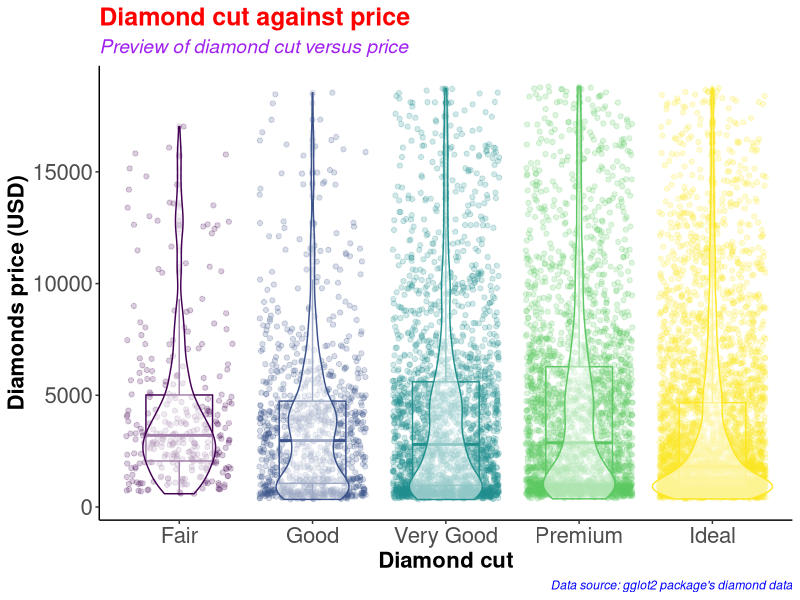
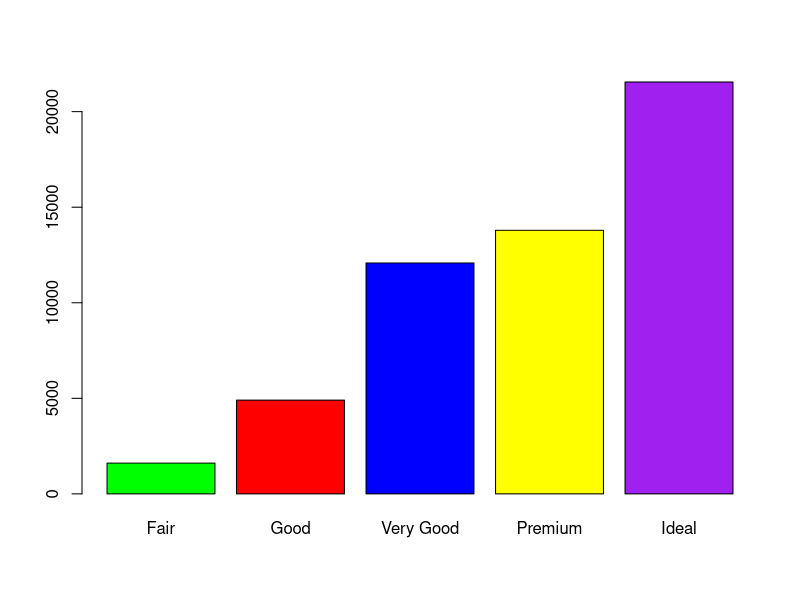
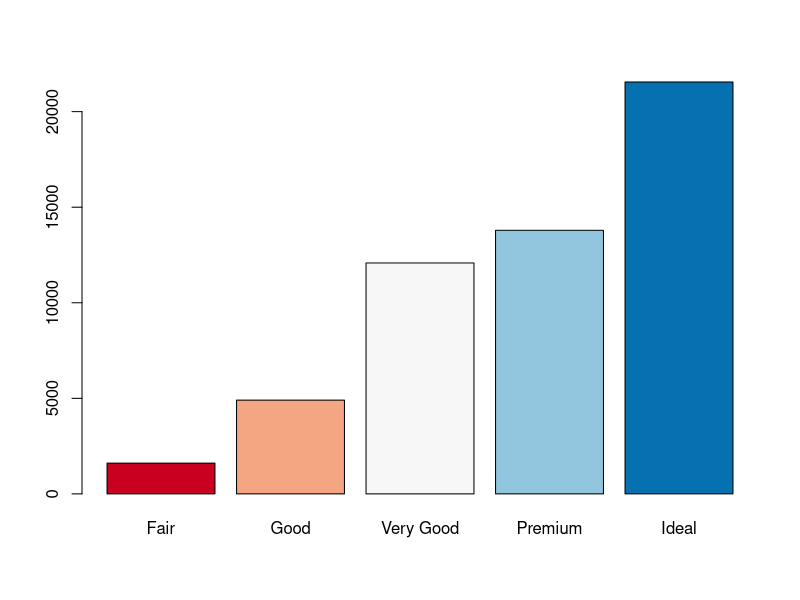
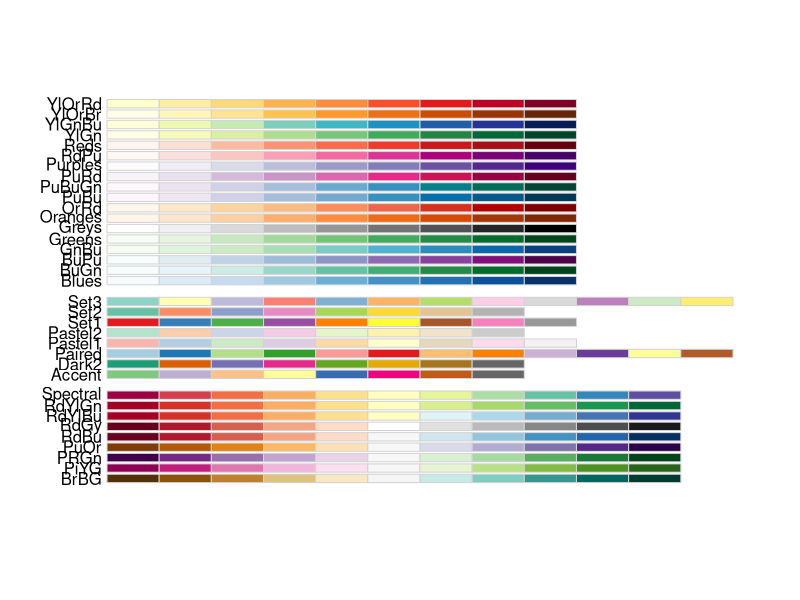
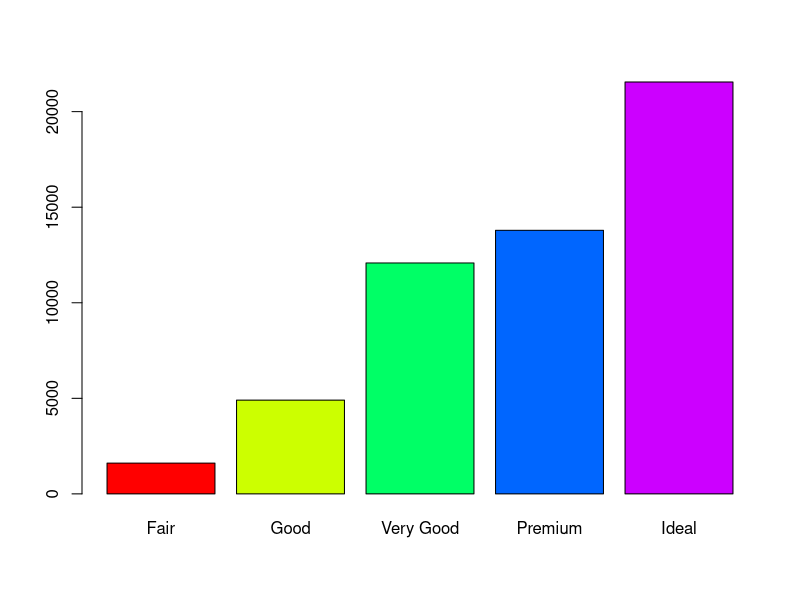
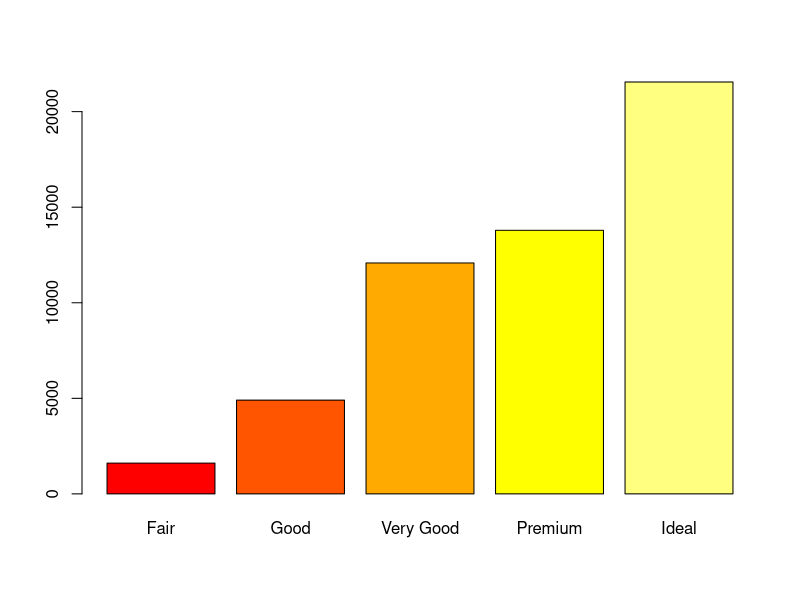
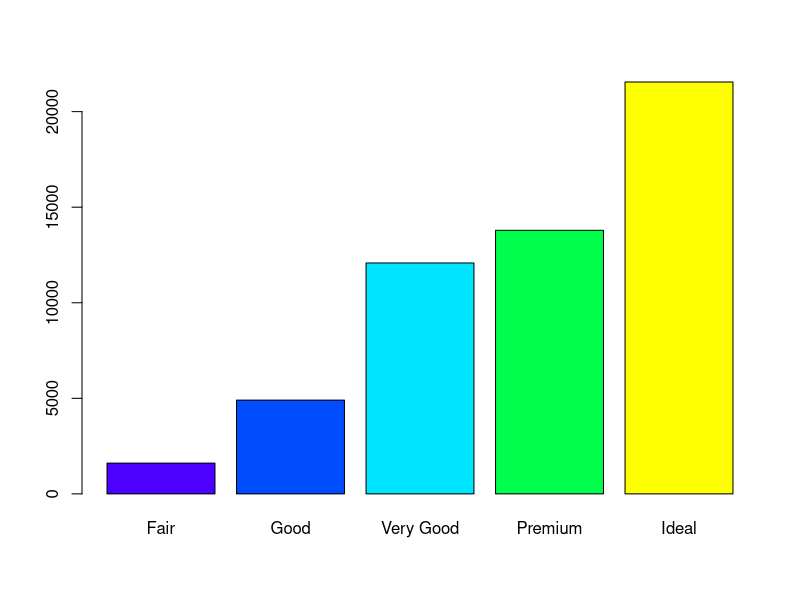
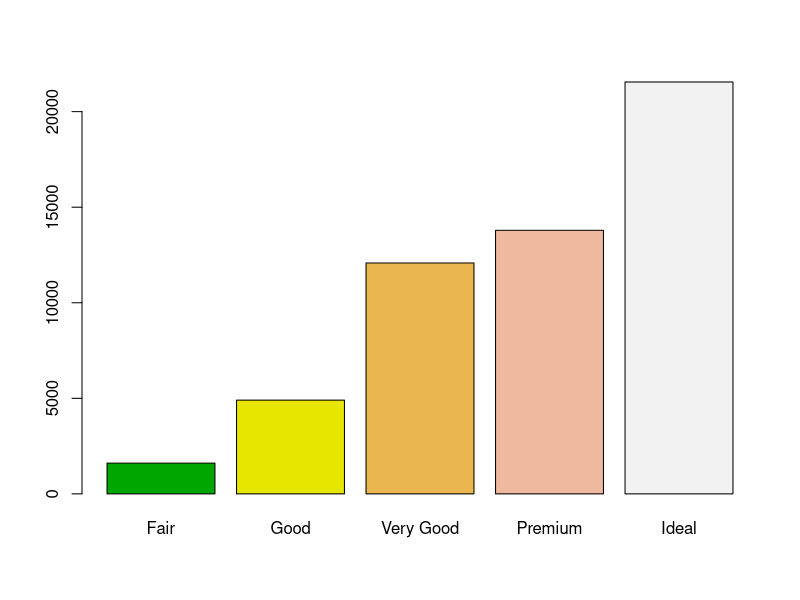

The R script that drew these images, in order:
#########################################
# Name: Wyclife Agumba Oluoch           #   
# E-mail: wyclifeoluoch@gmail.com       #
# GitHub: https://github.com/Wycology   #
# Task: Boxplot and violin plots in one #
# Date: 4th Jan 2021                    #
# Last edited: 20th Mar 2021            #
#########################################

# Loading the necessary libraries for the project
library(tidyverse) # This is for data wrangling and plotting
library(RColorBrewer) # This is for generating color pallets for the plots.

diamonds_df <- diamonds # Saving the diamonds data-set to a new object in R.

head(diamonds) # Checking the variables in the data-set for subsequent analyses
nrow(diamonds) # Checking for the number of rows in the data. 53940 observations
ncol(diamonds) # Checking the number of variables in the data-set. 10 variables

diamonds_df %>% # Picking the diamonds data, and then
  slice_sample(n = 0.2*(nrow(diamonds))) %>% # Picking a portion of the data-set
  ggplot(aes(x = cut, y = price, color = cut)) + # Adding the mapping variables
  geom_point(position = "jitter", alpha = 0.2) + # Adding jitter and alpha
  geom_boxplot(alpha = 0.1, width = 0.5) + # Modifying dimensions of the boxplot 
  geom_violin(alpha = 0.5) + # Adding violin plot on top of the box and jitter
  theme_classic() + # Adding my preferred theme for publication.
  theme(legend.position = "none") + # Removing the legend; it is on the x-axis
  labs(x = "Diamond cut", # Labels the x-axis.
       y = "Diamonds price (USD)", # Labeling the y-axis
       title = "Diamond cut against price", # Setting tibble of the plot
       subtitle = "Preview of diamond cut versus price", # Descriptive title beneath TITLE
       caption = "Data source: gglot2 package's diamond data") +
  theme(axis.text = element_text(size=16), # Size of labels on tick-marks
        axis.title = element_text(size=16,face="bold")) + # Size of axis labels
  theme(plot.title = element_text(color = 'red', size = 18, face = 'bold'),
        plot.subtitle = element_text(color = 'purple', size = 14, face = 'italic'),
        plot.caption = element_text(color = 'blue', face = 'italic'))

diamonds %>% # Picking the diamonds data, and then
  filter(cut == 'Very Good') %>% 
  nrow()

diamonds %>% 
  select(cut) %>% 
  table() %>% 
  barplot(col = c('green', 'red', 'blue', 'yellow', 'purple'))

# Instead of specifying the colors, we can simply use the color brewer panel 

diamonds %>% 
  select(cut) %>% 
  table() %>% 
  barplot(col = brewer.pal(n = 5, name = "RdBu"))
# To display more brewer colors options to use, run the following function:

display.brewer.all()

# Can also use rainbow colors

diamonds %>% 
  select(cut) %>% 
  table() %>% 
  barplot(col = rainbow(5))

# Can also use heat.colors
diamonds %>% 
  select(cut) %>% 
  table() %>% 
  barplot(col = heat.colors(5))

# Can also use topographic colors

diamonds %>% 
  select(cut) %>% 
  table() %>% 
  barplot(col = topo.colors(5))

# Can also use terrain colors
diamonds %>% 
  select(cut) %>% 
  table() %>% 
  barplot(col = terrain.colors(5))

# Can also use cm.colors
diamonds %>% 
  select(cut) %>% 
  table() %>% 
  barplot(col = cm.colors(5))

?getData
# That is awesome. Good for the day.
